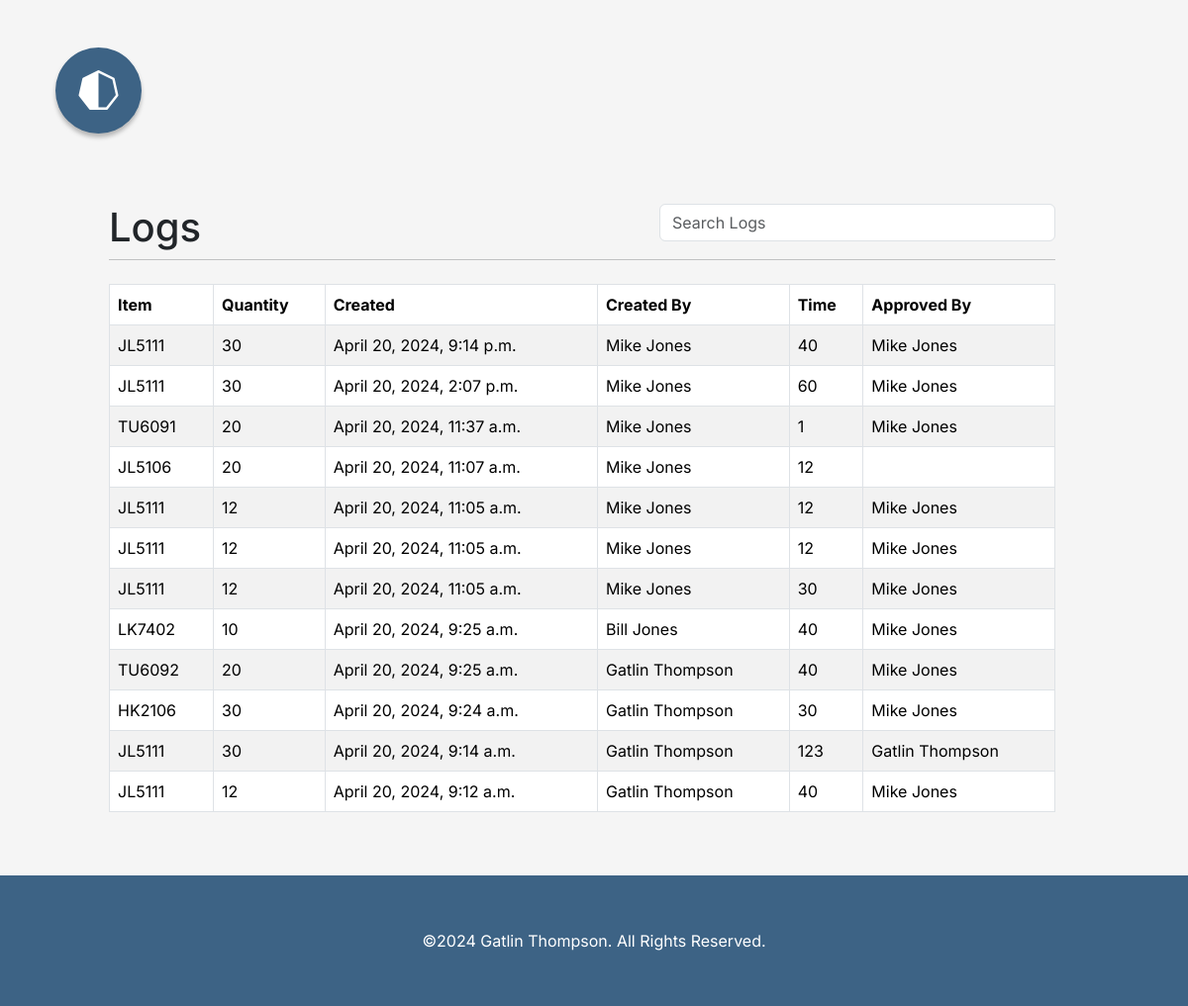
Screenshot of /log/ (signed in) with the database file from the repository.
### partslog/models.py (models this page shows)
class Log(models.Model):
    approved = models.BooleanField(default=False)
    created_by = models.ForeignKey(User, on_delete=models.CASCADE, related_name='created_logs', null=True, blank=True)
    created_date = models.DateTimeField(auto_now_add=True)
    modified_date = models.DateTimeField(auto_now=True)
    approved_by = models.ForeignKey(User, on_delete=models.DO_NOTHING, related_name='approved_logs', null=True, blank=True)
    name = models.CharField(max_length=30)
    quantity = models.PositiveIntegerField(validators=[MinValueValidator(1)])
    time = models.PositiveIntegerField(validators=[MinValueValidator(1)], blank=True, null=True)

### partslog/views.py (the view)
# urls.py: path('', views.logs, name='logs'),
@login_required
def logs(request):
    logs = Log.objects.all().order_by('-id')
    return render(request, 'partslog/partslog.html', {'logs': logs})

### partslog/templates/partslog/partslog.html (shortened to what this page needs)
{% extends 'partsdatabase/componets/base.html' %}
{% load static %}
{% block body %}
    <section class="container-fluid row mt-5">
        <div class="col-xl-10 col-12 mx-auto">
            <div class="col-12 d-flex align-content-end ">
                <div class="col-3">
                   <h1 class="m-0">Logs</h1>
                </div>
                <div class="ms-auto col search-box">
                     <div>
                         <form onsubmit="return false" class="flex-fill">
                            <input type="search" placeholder="Search Logs" name="search_item_input" id="search_item_input" class="form-control">
                        </form>
                     </div>
                </div>
            </div>
            <hr class="mt-2 mb-4">
            <table class="table table-striped table-bordered">
                    <thead>
                        <tr>
                            <th>Item</th>
                            <th>Quantity</th>
                            <th>Created</th>
                            <th>Created By</th>
                            <th>Time</th>
                            <th>Approved By</th>
                        </tr>
                    </thead>
                    <tbody>
                        {% for log in logs %}
                        <tr class="item-db-row" data-part-number="{{ log.name }}">
                            <td>{{ log.name }}</td>
                            <td>{{ log.quantity }}</td>
                            <td>{{ log.created_date }}</td>
                            <td>{{ log.created_by.first_name }} {{ log.created_by.last_name }}</td>
                            <td>{{ log.time }}</td>
                            <td>{{ log.approved_by.first_name }} {{ log.approved_by.last_name }}</td>
                        </tr>
                        {% endfor %}
                    </tbody>
                </table>
        </div>
    </section>
{% endblock %}

### partsdatabase/static/style/style.css (style rules this page uses)
:root { --dark-blue: #3D6385; --gray: #D0D0D0; --white: #FFF; --light-gray: #F5F5F5; --light-blue: #51BDD4; --darker-red: #D23434; --bland-green: #6BCA74; --bladn-gray: #F9F9F9; --hot-pink: #e670bd; box-sizing: border-box; font-size: 16px; margin: 0; padding: 0; }
body { background-color: var(--light-gray); display: flex; flex-flow: column nowrap; }
.search-box { display: flex; gap: 16px; justify-content: end; align-content: center; }
.search-box > div > form { min-width: 400px; }

### rows the page displays
Log: name "JL5111", quantity "30", created_date "April 20, 2024, 9:14 p.m.", created_by.first_name "Mike", created_by.last_name "Jones", time "40", approved_by.first_name "Mike", approved_by.last_name "Jones"
Log: name "JL5111", quantity "30", created_date "April 20, 2024, 2:07 p.m.", created_by.first_name "Mike", created_by.last_name "Jones", time "60", approved_by.first_name "Mike", approved_by.last_name "Jones"
Log: name "TU6091", quantity "20", created_date "April 20, 2024, 11:37 a.m.", created_by.first_name "Mike", created_by.last_name "Jones", time "1", approved_by.first_name "Mike", approved_by.last_name "Jones"
Log: name "JL5106", quantity "20", created_date "April 20, 2024, 11:07 a.m.", created_by.first_name "Mike", created_by.last_name "Jones", time "12"
Log: name "JL5111", quantity "12", created_date "April 20, 2024, 11:05 a.m.", created_by.first_name "Mike", created_by.last_name "Jones", time "12", approved_by.first_name "Mike", approved_by.last_name "Jones"
Log: name "JL5111", quantity "12", created_date "April 20, 2024, 11:05 a.m.", created_by.first_name "Mike", created_by.last_name "Jones", time "12", approved_by.first_name "Mike", approved_by.last_name "Jones"
Log: name "JL5111", quantity "12", created_date "April 20, 2024, 11:05 a.m.", created_by.first_name "Mike", created_by.last_name "Jones", time "30", approved_by.first_name "Mike", approved_by.last_name "Jones"
Log: name "LK7402", quantity "10", created_date "April 20, 2024, 9:25 a.m.", created_by.first_name "Bill", created_by.last_name "Jones", time "40", approved_by.first_name "Mike", approved_by.last_name "Jones"
Log: name "TU6092", quantity "20", created_date "April 20, 2024, 9:25 a.m.", created_by.first_name "Gatlin", created_by.last_name "Thompson", time "40", approved_by.first_name "Mike", approved_by.last_name "Jones"
Log: name "HK2106", quantity "30", created_date "April 20, 2024, 9:24 a.m.", created_by.first_name "Gatlin", created_by.last_name "Thompson", time "30", approved_by.first_name "Mike", approved_by.last_name "Jones"
Log: name "JL5111", quantity "30", created_date "April 20, 2024, 9:14 a.m.", created_by.first_name "Gatlin", created_by.last_name "Thompson", time "123", approved_by.first_name "Gatlin", approved_by.last_name "Thompson"
Log: name "JL5111", quantity "12", created_date "April 20, 2024, 9:12 a.m.", created_by.first_name "Gatlin", created_by.last_name "Thompson", time "40", approved_by.first_name "Mike", approved_by.last_name "Jones"
